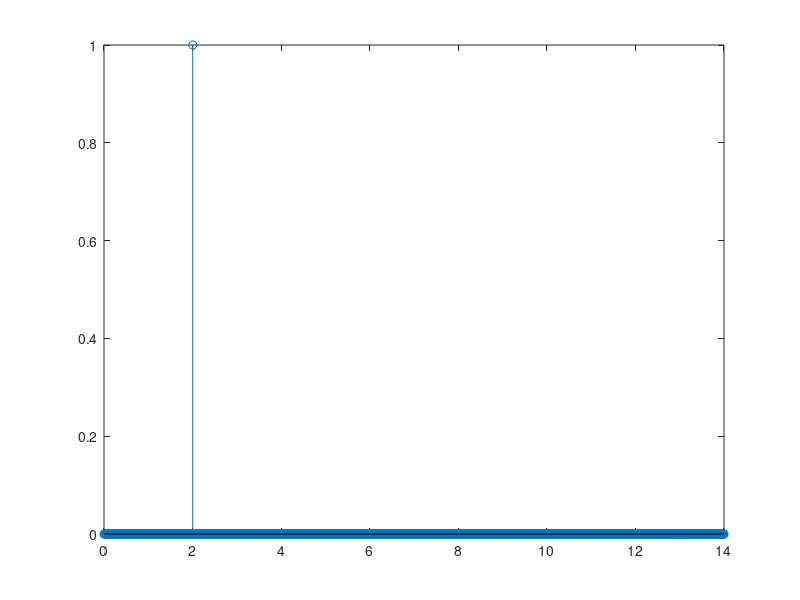
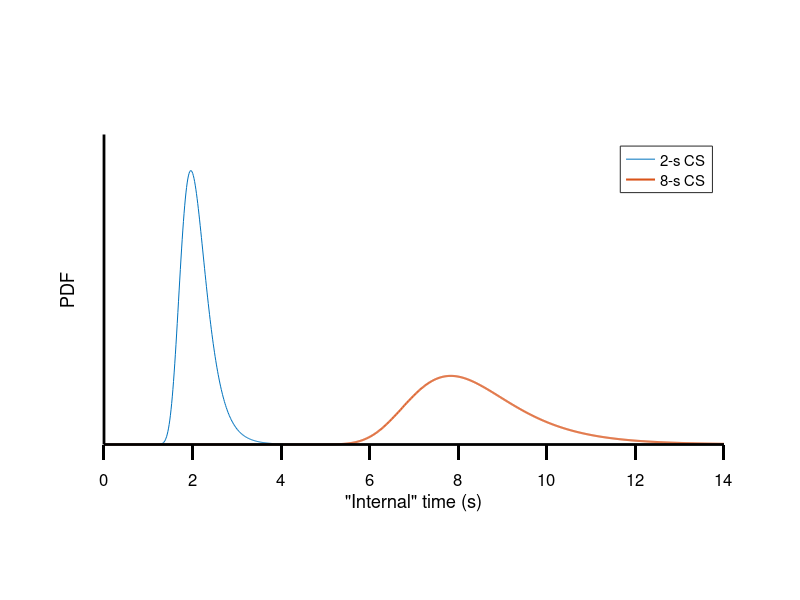

Reproduce these figures in MATLAB, in order.
m = 1e3;
ti = 0;
tf = 14;
x = linspace(ti,tf,m);
y1 = zeros(m,1);
[~,idx] = min(abs(x-2));
y1(idx) = 1;
y2 = zeros(m,1);
[~,idx] = min(abs(x-8));
y2(idx) = 1;

figure; stem(x,y1);

kernels = eye(m);
for kk = 2 : m
    kernels(:,kk) = normpdf(x,x(kk),.15*x(kk));
end
kernels = kernels / nansum(kernels(:,2));

s1 = kernels' * y1;
s2 = kernels' * y2;
figure('color','w');
set(gca,...
    'box','off',...
    'tickdir','out',...
    'nextplot','add',...
    'layer','top',...
    'ticklength',[1,1]*.025,...
    'ytick',[],...
    'xcolor','k',...
    'ycolor','k',...
    'fontsize',12,...
    'linewidth',2,...
    'plotboxaspectratio',[2,1,1]);
xlabel('"Internal" time (s)');
ylabel('PDF');
plot(x,s1,x,s2,...
    'linewidth',1.5);
leg=legend({'2-s CS','8-s CS'},...
    'autoupdate','off');